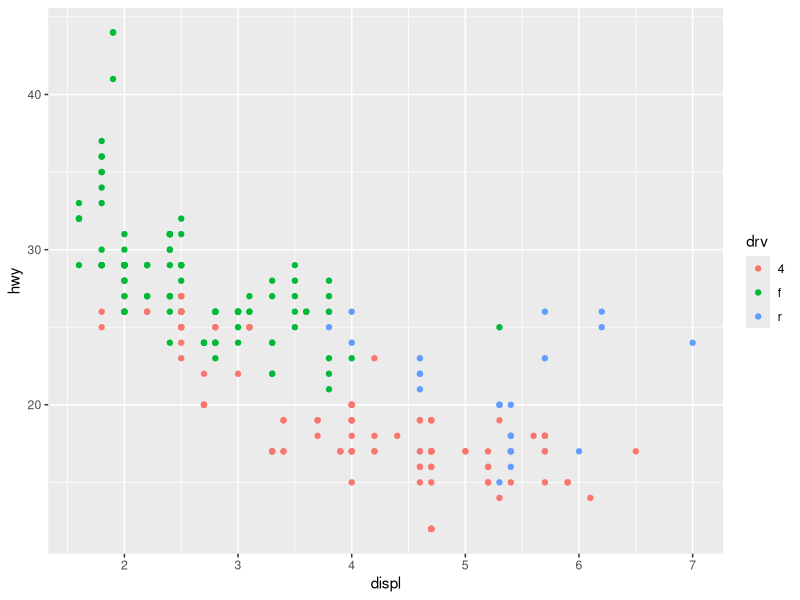
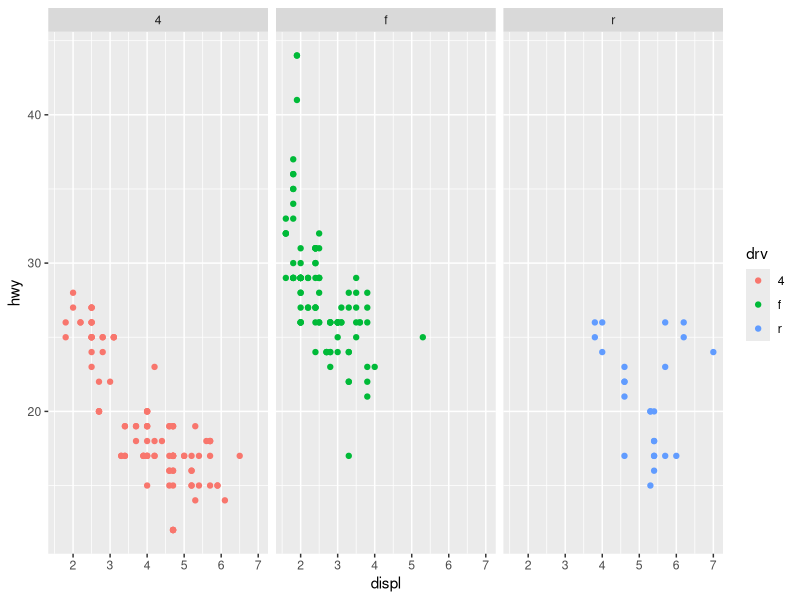
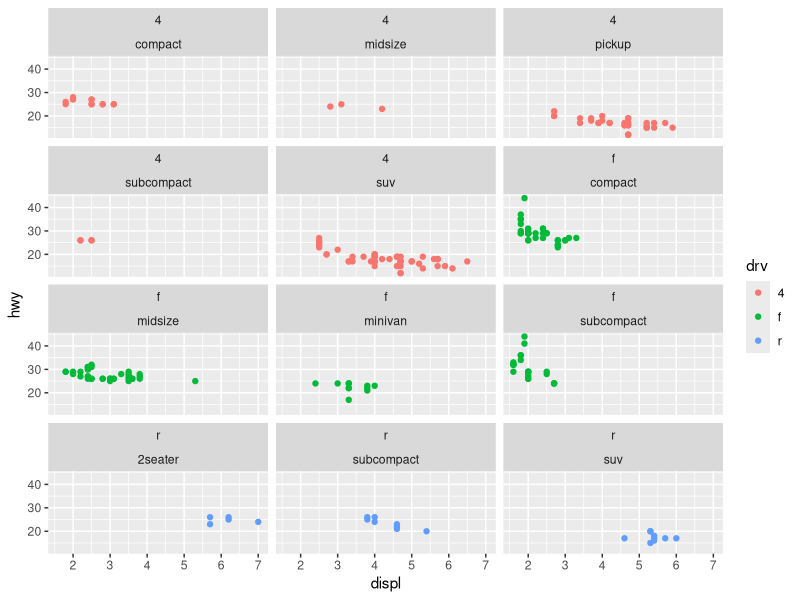
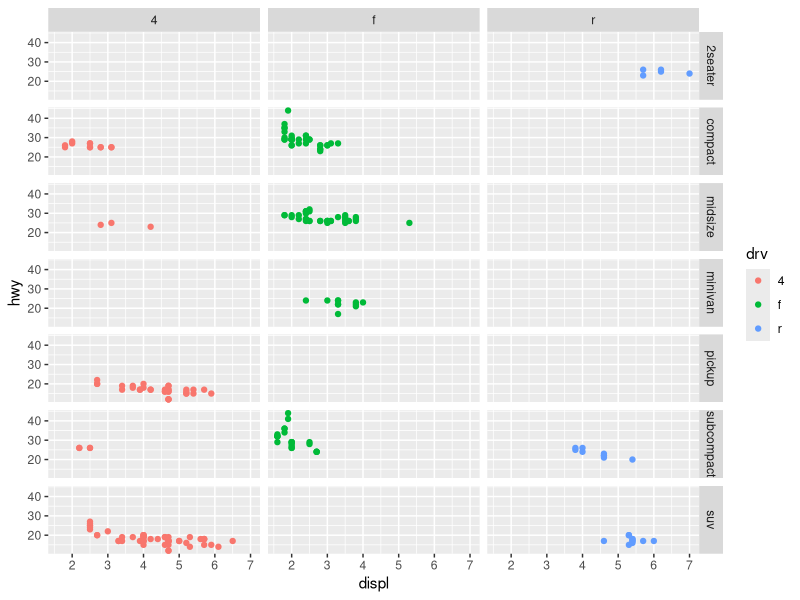
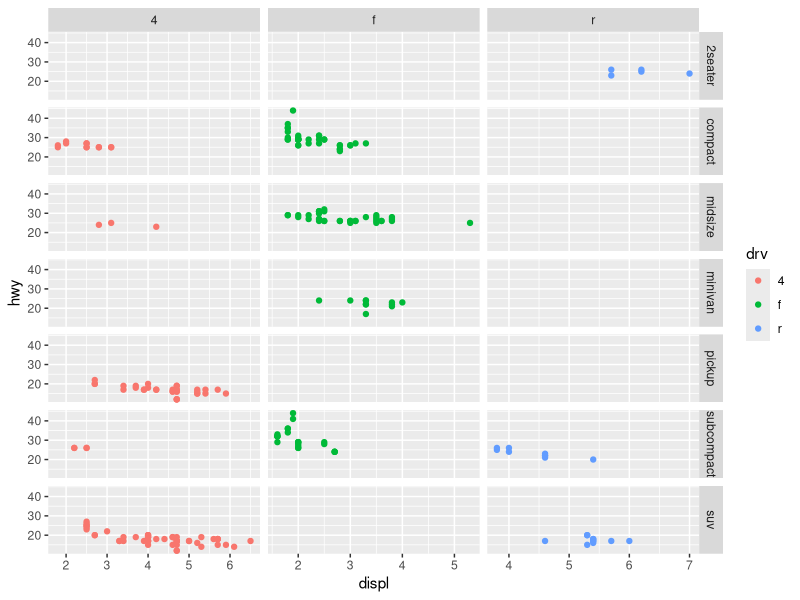
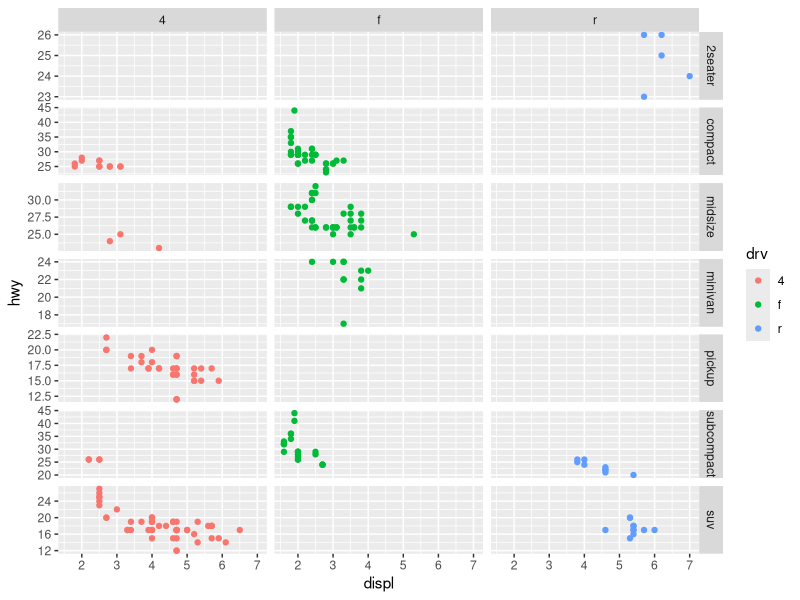

Source code (R) for these figures, in order:
#Refer to "GGPlot_Video12.mp4" video

##################
####Facetting#####
##################

#Facetting is a techniquw for displaying additional 
#categorical variables on a plot

#Facetting split the data into subsets and display same plot for each data subsets

#There are three ways one can do facetting

#####facet_null()######
#this is a default single plot

#####facet_wrap()#####
#This generates a long ribbon of panels produced by any number of variables 
#and this wraps it into 2d useful for single variables with many levels
#control is available with ncol, nrow

#####facet_grid()#####
#This provides plot in 2d grid.
#~x: spreads values of x across the columns
#x~: spreads values of x down the rows
#while x~y spreads x across rows and y down columns
#it is recommended to put variable across column which has mnay levels

library(ggplot2)
data(package = "ggplot2")

myData= mpg

plot1 = ggplot(data = myData, mapping = aes(x = displ, y = hwy, color = drv)) +
  geom_point()
plot1

plot1 + facet_wrap(~drv, ncol = 3)

plot1 + facet_wrap(~drv+class, ncol = 3)

plot1 + facet_grid(class~drv)

plot1 + facet_grid(class~drv, scales = "free_x")

plot1 + facet_grid(class~drv, scales = "free_y")
